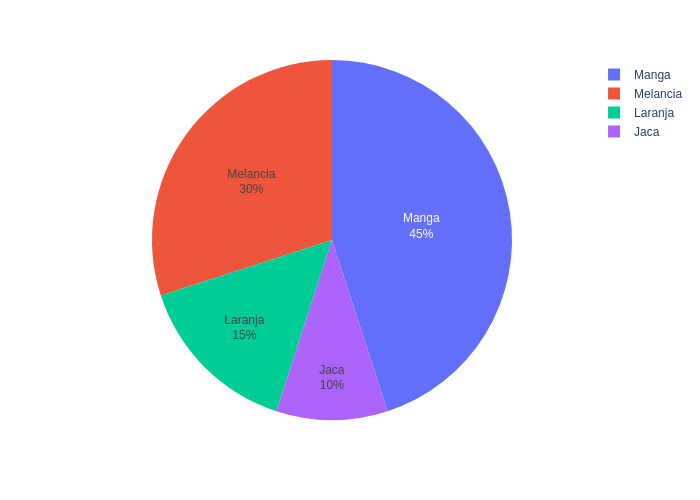

Source code (Python):

import plotly.express as px
import pandas as pd
import plotly.io as io

dados = {'frutas': ['Laranja', 'Melancia', 'Manga', 'Jaca'],
         'porcentagem': [15, 30, 45, 10]
        }
df = pd.DataFrame(data=dados)

fig = px.pie(df, values='porcentagem', names='frutas')

#fig.update_layout(showlegend=False) # tira a lengenda ao lado do gráfico

fig.update_traces(textinfo='percent+label')

fig.update_layout(hovermode=False)# passa o mause encima a apresenta a porcentagem

#io.write_image(fig , 'graficopizza.png')

fig.show()
